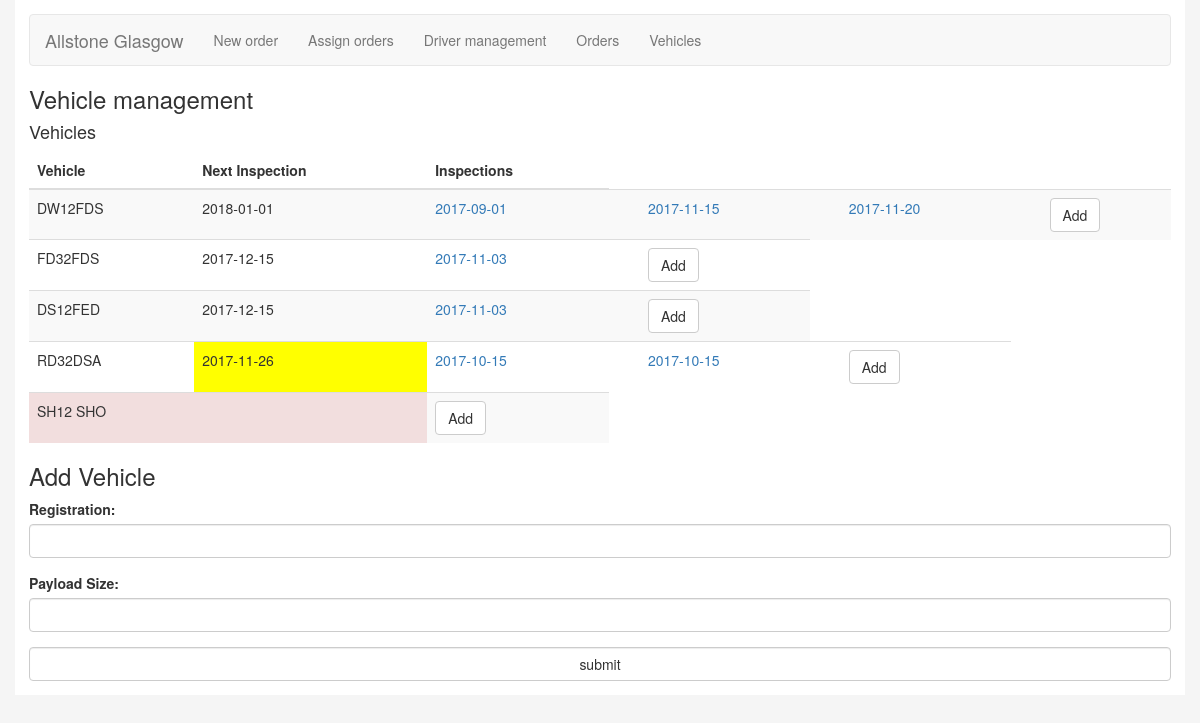
The app's page /vehicleManagement.php with its own data.
### tables this page shows
CREATE TABLE `vehicle` (
  `CODE` int(11) NOT NULL,
  `REGISTRATION` varchar(10) NOT NULL,
  `IN_SERVICE` varchar(1) NOT NULL DEFAULT '0',
  `Payload_size` int(11) NOT NULL
);

CREATE TABLE `inspection` (
  `code` int(10) NOT NULL,
  `inspection_date` date NOT NULL,
  `vehicle` int(10) NOT NULL,
  `comments` varchar(1024) NOT NULL
);

### vehicleManagement.php (the view, shortened to what this page needs)
<!DOCTYPE html>
<html lang="en">
<head>
  <link rel="stylesheet" href="https://maxcdn.bootstrapcdn.com/bootstrap/3.3.7/css/bootstrap.min.css">
   <link rel="stylesheet" href="styles/style.css">
</head>
<body>
<div class="container">
	<nav class="navbar navbar-default">
		  <div class="container-fluid">
			<div class="navbar-header">
			  <a class="navbar-brand" href="#">Allstone Glasgow</a>
			</div>
			<ul class="nav navbar-nav">
			  <li><a href="neworderdrop.php">New order</a></li>
			  <li><a href="scheduleDriver.php">Assign orders</a></li>
			  <li><a href="holidaymanagement.php">Driver management</a></li>
			  <li><a href="viewOrders.php">Orders</a></li>
			   <li><a href="vehicleManagement.php">Vehicles</a></li>
			</ul>
		  </div>
		</nav>
	<h3>Vehicle management</h3>
	<h4>Vehicles</h4>
	<table class='table table-striped'>
		<thead>
		  <tr>
			<th>Vehicle</th>
			<th>Next Inspection</th>
			<th>Inspections</th>
		</tr>
		</thead><tbody>
		<?php
			require_once("scripts/dbconnection.php");
			$sql = "select code,registration,in_service from vehicle";
			$result = $conn->query($sql);
			if ($result->num_rows > 0) {
				while($row = $result->fetch_assoc()) {
					echo  "<tr>";
					if($row["in_service"]==0){
						echo "<td class='vehicledanger'>".$row["registration"]."</td>";
					}else{
						echo "<td>".$row["registration"]."</td>";
					}
					$sql2 = "select DATE_ADD(max(inspection_date), INTERVAL +6 WEEK) as \"duedate\" from inspection where vehicle=".$row["code"]." limit 5";
					$result2 = $conn->query($sql2);
					if ($result2->num_rows > 0) {
						while($row2 = $result2->fetch_assoc()) {
							$date1 = $row2["duedate"];
							$date2 = date("Y/m/d");
							$date1Timestamp = strtotime($date1);
							$date2Timestamp = strtotime($date2);
							$difference = $date1Timestamp - $date2Timestamp;
							$days = floor($difference / (60*60*24) );
							if($days<1){
								echo "<td class='vehicledanger'>".$row2["duedate"]."</td>";
							}else if($days<7){
								echo "<td class='vehiclewarn'>".$row2["duedate"]."</td>";
							}else{
								echo "<td>".$row2["duedate"]."</td>";
							}
						}
					}
					$sql2 = "select code,inspection_date from inspection where vehicle=".$row["code"]." order by inspection_date asc";
					$result2 = $conn->query($sql2);
					if ($result2->num_rows > 0) {
						while($row2 = $result2->fetch_assoc()) {
							echo "<td><a href='inspection.php?id=".$row2["code"]."'>".$row2["inspection_date"]."</a><td>";
						}
					}
					echo "<td><a href='addInspection.php?id=".$row["code"]."' type='button' class='form-group btn btn-default'>Add</a></td>";
					echo "</tr>";
				}
			}
		?>
	</table>
	<h3>Add Vehicle</h3>
	<form action="scripts/addVehicle.php" method="post">
	<div class="form-group">
		<label for="Registration">Registration:</label>
    <input type="text" class="form-control" name="registration" id="Registration">
	</div>
	  <div class="form-group">
		<label for="Payload">Payload Size:</label>
		<input type="text" name="payload" class="form-control" id="Payload">
	  </div>
	<input type="submit" class="btn btn-default form-control" value="submit"></input>
	</form>
	</body>

### styles/style.css (style rules this page uses)
body { background-color: #F5F5F5; }
.container { background-color:white;padding:1em; }
.vehicledanger { background-color:#f2dede; }
.vehiclewarn { background-color:yellow; }

### records on screen
vehicle: REGISTRATION "DW12FDS", duedate "2018-01-01"
inspection: inspection_date "2017-09-01"
inspection: inspection_date "2017-11-15"
inspection: inspection_date "2017-11-20"
vehicle: REGISTRATION "FD32FDS", duedate "2017-12-15"
inspection: inspection_date "2017-11-03"
vehicle: REGISTRATION "DS12FED", duedate "2017-12-15"
inspection: inspection_date "2017-11-03"
vehicle: REGISTRATION "RD32DSA", duedate "2017-11-26"
inspection: inspection_date "2017-10-15"
inspection: inspection_date "2017-10-15"
vehicle: REGISTRATION "SH12 SHO"
